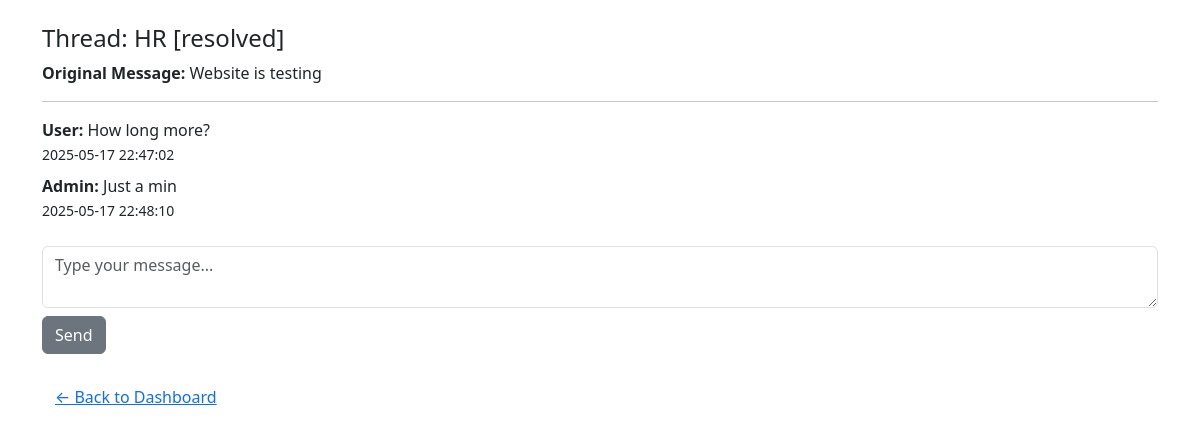
/view_feedback.php?id=1, run on the app's committed database.
### tables this page shows
CREATE TABLE `feedback` (
  `feedback_id` int(11) NOT NULL,
  `user_id` int(11) DEFAULT NULL,
  `category` varchar(100) DEFAULT NULL,
  `message` text NOT NULL,
  `status` enum('pending','in-progress','resolved') DEFAULT 'pending',
  `created_at` datetime DEFAULT current_timestamp()
);

CREATE TABLE `messages` (
  `message_id` int(11) NOT NULL,
  `feedback_id` int(11) DEFAULT NULL,
  `sender_role` enum('user','admin') DEFAULT NULL,
  `content` text NOT NULL,
  `timestamp` datetime DEFAULT current_timestamp()
);

### view_feedback.php (the view, shortened to what this page needs)
<?php
$conn = new mysqli("localhost", "root", "", "feedback_system");
$feedback_id = $_GET['id'];
$feedback = $conn->query("SELECT * FROM feedback WHERE feedback_id=$feedback_id")->fetch_assoc();
$messages = $conn->query("SELECT * FROM messages WHERE feedback_id=$feedback_id ORDER BY timestamp");
?>
<!DOCTYPE html>
<html>
<head>
  <link href="https://cdn.jsdelivr.net/npm/bootstrap@5.3.0/dist/css/bootstrap.min.css" rel="stylesheet">
</head>
<body>
<div class="container mt-4">
  <h4>Thread: <?= $feedback['category'] ?> [<?= $feedback['status'] ?>]</h4>
  <p><strong>Original Message:</strong> <?= $feedback['message'] ?></p>
  <hr>
  <?php while ($msg = $messages->fetch_assoc()): ?>
    <div class="mb-2">
      <strong><?= ucfirst($msg['sender_role']) ?>:</strong> <?= $msg['content'] ?>
      <div><small><?= $msg['timestamp'] ?></small></div>
    </div>
  <?php endwhile; ?>
  <form method="post" action="send_message.php" class="mt-4">
    <textarea name="content" class="form-control mb-2" placeholder="Type your message..." required></textarea>
    <button class="btn btn-secondary">Send</button>
  </form>
  <a href="<?= ($_SESSION['role'] === 'admin') ? 'admin.php' : 'dashboard.php' ?>" class="btn btn-link mt-4">← Back to Dashboard</a>
</div>
</body>
</html>

### data on the page
feedback: category "HR", status "resolved", message "Website is testing"
messages: sender_role "User", content "How long more?", timestamp "2025-05-17 22:47:02"
messages: sender_role "Admin", content "Just a min", timestamp "2025-05-17 22:48:10"
